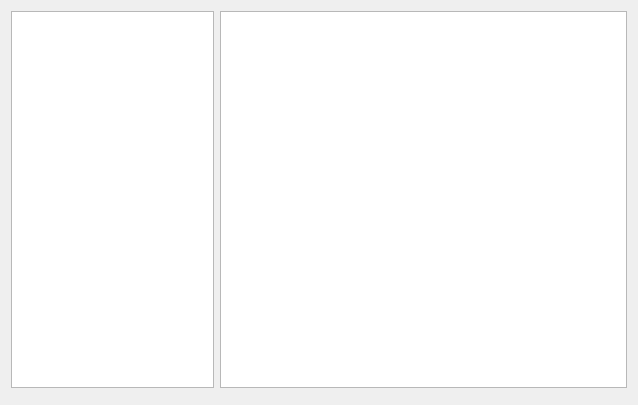
<?xml version="1.0" encoding="UTF-8"?>
<ui version="4.0">
 <class>w_bt_dish_cookset_specialcook__Dialog</class>
 <widget class="QDialog" name="w_bt_dish_cookset_specialcook__Dialog">
  <property name="geometry">
   <rect>
    <x>0</x>
    <y>0</y>
    <width>638</width>
    <height>405</height>
   </rect>
  </property>
  <property name="windowTitle">
   <string>Dialog</string>
  </property>
  <layout class="QVBoxLayout" name="verticalLayout">
   <item>
    <layout class="QHBoxLayout" name="horizontalLayout" stretch="2,4">
     <item>
      <widget class="lds_tableView" name="tableView">
       <property name="minimumSize">
        <size>
         <width>150</width>
         <height>0</height>
        </size>
       </property>
      </widget>
     </item>
     <item>
      <widget class="lds_tableView" name="tableView_2"/>
     </item>
    </layout>
   </item>
   <item>
    <widget class="lds_toolbar" name="widget"/>
   </item>
  </layout>
 </widget>
 <customwidgets>
  <customwidget>
   <class>lds_toolbar</class>
   <extends>QFrame</extends>
   <header>lds_toolbar.h</header>
   <container>1</container>
  </customwidget>
  <customwidget>
   <class>lds_tableView</class>
   <extends>QTableView</extends>
   <header>lds_tableview.h</header>
  </customwidget>
 </customwidgets>
 <resources/>
 <connections/>
</ui>
